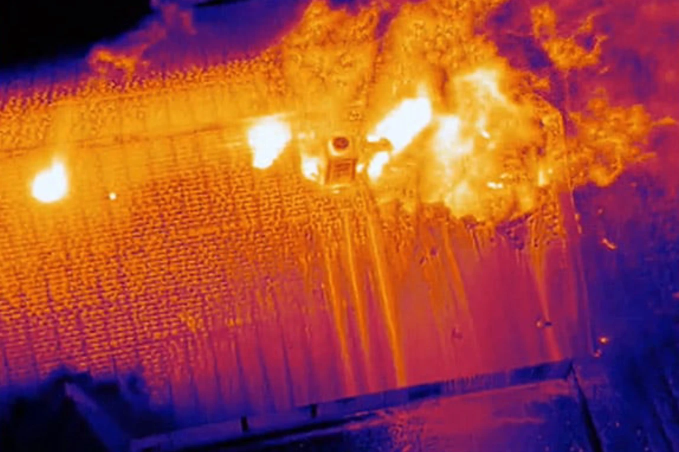
#> input picture Photos/1.jpg, 1357 x 904 px (shown at 1/2 size); its folder holds only this picture in this run
$ jupyter execute 'Image Processing.ipynb'
#> lines starting #> are read from the running program, lines starting #| are printed output that depends on the picture; after the words box and inside, x2 and y2 are one past the last pixel; in counts of white or black regions, pixels touching at a corner belong together
[cell 1]
import cv2
import numpy as np
import matplotlib.pyplot as plt
import os

def process_thermal_image(input_filename, threshold_value):
    """
    Process a thermal image through the complete pipeline:
    1. Load image
    2. Convert to grayscale
    3. CLAHE (Contrast Limited Adaptive Histogram Equalization)
    4. Gaussian Blur (noise reduction)
    5. Dynamic Thresholding
    6. Morphological Opening (noise cleanup)
    7. Contour detection
    8. Bounding box detection
    """
    # --- Step 1: Load Image ---
    image = cv2.imread(input_filename)
    if image is None:
        print(f"Error: Cannot load '{input_filename}'")
        return None

    image = cv2.resize(image, (640, 480))

    # --- Step 2: Convert to Grayscale ---
    gray = cv2.cvtColor(image, cv2.COLOR_BGR2GRAY)

    # --- Step 3: CLAHE (Contrast Limited Adaptive Histogram Equalization) ---
    clahe = cv2.createCLAHE(clipLimit=2.0, tileGridSize=(8, 8))
    equalized = clahe.apply(gray)

    # --- Step 4: Gaussian Blur (Noise Reduction) ---
    blurred = cv2.GaussianBlur(equalized, (15, 15), 0)

    # --- Step 5: Dynamic Thresholding ---
    _, thresh = cv2.threshold(blurred, threshold_value, 255, cv2.THRESH_BINARY)

    # --- Step 6: Morphological Opening (Noise Cleanup) ---
    kernel = cv2.getStructuringElement(cv2.MORPH_ELLIPSE, (5, 5))
    mask = cv2.morphologyEx(thresh, cv2.MORPH_OPEN, kernel)

    # --- Step 7: Contour Detection ---
    contours, _ = cv2.findContours(mask, cv2.RETR_EXTERNAL, cv2.CHAIN_APPROX_SIMPLE)

    # Filter contours by minimum area
    min_area = 300
    valid_contours = [cnt for cnt in contours if cv2.contourArea(cnt) >= min_area]
    boxes = [cv2.boundingRect(cnt) for cnt in valid_contours]

    # --- Step 8: Draw Contours and Bounding Boxes ---
    contour_display = np.zeros_like(image)
    cv2.drawContours(contour_display, valid_contours, -1, (0, 255, 0), 2)
    for x, y, w, h in boxes:
        cv2.rectangle(contour_display, (x, y), (x + w, y + h), (255, 0, 0), 1)

    # --- Final Result: Detection with Labels ---
    final_result = image.copy()
    for x, y, w, h in boxes:
        cv2.rectangle(final_result, (x, y), (x + w, y + h), (0, 255, 0), 2)
        cv2.putText(final_result, "FIRE / Human", (x, max(y - 8, 15)),
                   cv2.FONT_HERSHEY_SIMPLEX, 0.6, (0, 255, 0), 2, cv2.LINE_AA)

    # Convert all panels to RGB for matplotlib display
    panels = [
        cv2.cvtColor(image, cv2.COLOR_BGR2RGB),           # 1. Original
        cv2.cvtColor(gray, cv2.COLOR_GRAY2RGB),           # 2. Grayscale
        cv2.cvtColor(equalized, cv2.COLOR_GRAY2RGB),      # 3. CLAHE
        cv2.cvtColor(blurred, cv2.COLOR_GRAY2RGB),        # 4. Gaussian Blur
        cv2.cvtColor(thresh, cv2.COLOR_GRAY2RGB),         # 5. Threshold
        cv2.cvtColor(mask, cv2.COLOR_GRAY2RGB),           # 6. Morphological Opening
        cv2.cvtColor(contour_display, cv2.COLOR_BGR2RGB), # 7. Contours
        cv2.cvtColor(final_result, cv2.COLOR_BGR2RGB)     # 8. Final Detection
    ]

    return panels, os.path.basename(input_filename), len(boxes)


def main(threshold_ratio=0.65):
    """
    Main function to process all thermal images in the Photos directory.
    Uses dynamic thresholding based on global min-max values.
    """
#> called with threshold_ratio = 0.7
    photos_dir = "Photos"

    if not os.path.exists(photos_dir):
        print(f"Error: '{photos_dir}' directory not found")
        return

    valid_extensions = ('.jpg', '.jpeg', '.png', '.bmp')
    image_files = sorted([f for f in os.listdir(photos_dir)
                         if f.lower().endswith(valid_extensions)])

    if not image_files:
        print(f"No images found in '{photos_dir}'")
        return

    print("=" * 60)
    print("THERMAL IMAGE PROCESSING PIPELINE")
    print("=" * 60)
    print(f"\n📁 Source: {photos_dir}/")
    print(f"📷 Found {len(image_files)} images\n")

    all_mins, all_maxs = [], []
    for filename in image_files:
        img = cv2.imread(os.path.join(photos_dir, filename), cv2.IMREAD_GRAYSCALE)
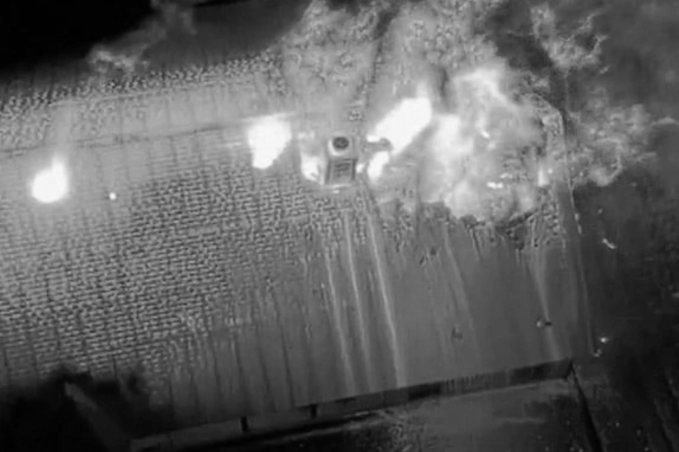
#> img: shape (904, 1357) (shown at 1/2 size); min 0, max 254, mean 97.9
        if img is not None:
            all_mins.append(np.min(img))
            all_maxs.append(np.max(img))

    global_min = min(all_mins)
#> global_min = 0
    global_max = max(all_maxs)
#> global_max = 254
    threshold_value = int(global_min + (global_max - global_min) * threshold_ratio)
#> threshold_value = 177

    print("📊 THRESHOLD CALCULATION:")
    print(f"   Global Min: {global_min}")
#|    Global Min: 0
    print(f"   Global Max: {global_max}")
#|    Global Max: 254
    print(f"   Threshold Ratio: {threshold_ratio * 100:.1f}%")
    print(f"   Calculated Threshold: {threshold_value}")
#|    Calculated Threshold: 177
    print("-" * 60)

    all_results = []
    total_detections = 0

    print("\n🔄 PROCESSING IMAGES:")
    for idx, filename in enumerate(image_files, 1):
        result = process_thermal_image(os.path.join(photos_dir, filename), threshold_value)
#> in process_thermal_image, image is the input picture: shape (904, 1357, 3); mean B, G, R 59.6, 73.6, 160
#> in process_thermal_image, `gray = cv2.cvtColor(image, cv2.COLOR_BGR2GRAY)`:
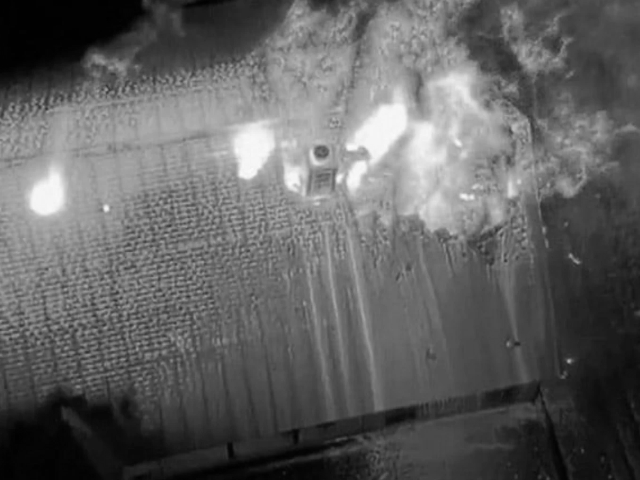
#> gray: shape (480, 640); min 0, max 251, mean 97.8
#> in process_thermal_image, `equalized = clahe.apply(gray)`:
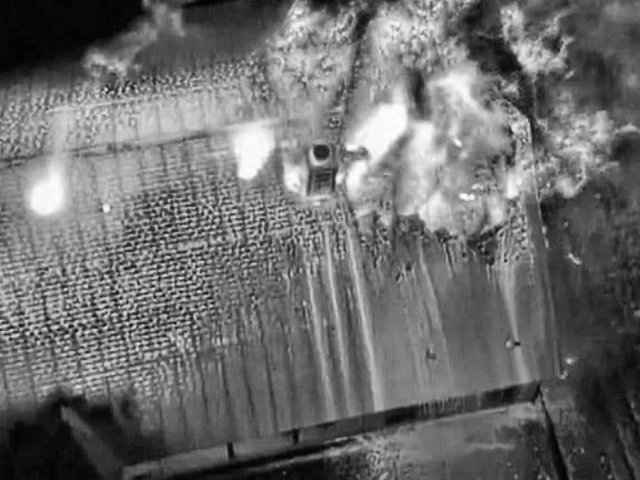
#> equalized: shape (480, 640); min 1, max 254, mean 109.1
#> in process_thermal_image, `blurred = cv2.GaussianBlur(equalized, (15, 15), 0)`:
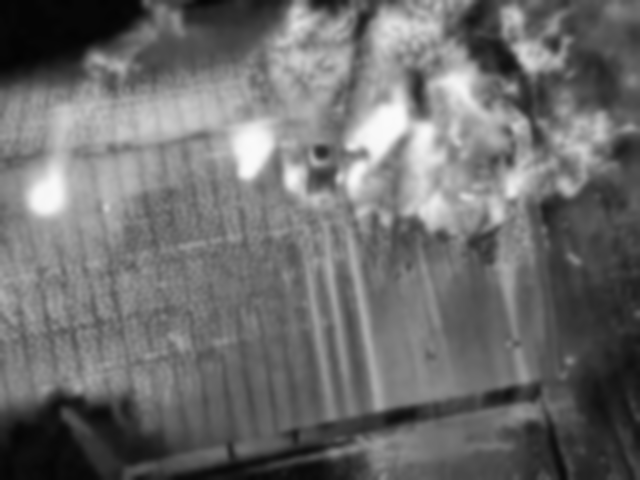
#> blurred: shape (480, 640); min 3, max 250, mean 109.1
#> in process_thermal_image, `_, thresh = cv2.threshold(blurred, threshold_value, 255, cv2.THRESH_BI..`:
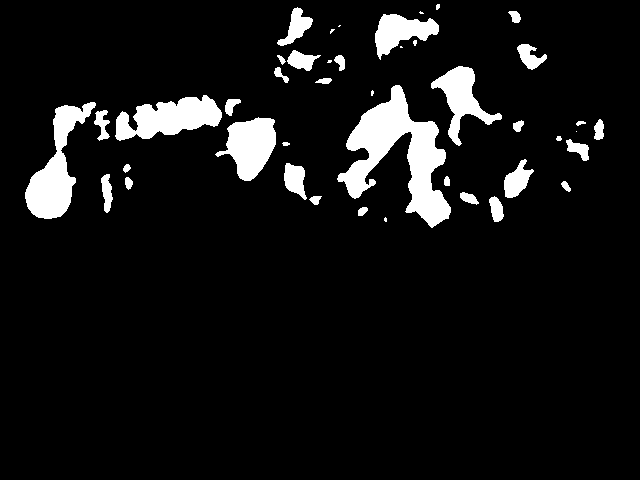
#> thresh: shape (480, 640); 7.7% white; 43 white regions (9 under 20 px), largest, box (x1, y1, x2, y2) and area: (337, 85, 451, 228) 6490, (25, 102, 96, 219) 3241, (115, 95, 222, 141) 2922
#> in process_thermal_image, `mask = cv2.morphologyEx(thresh, cv2.MORPH_OPEN, kernel)`:
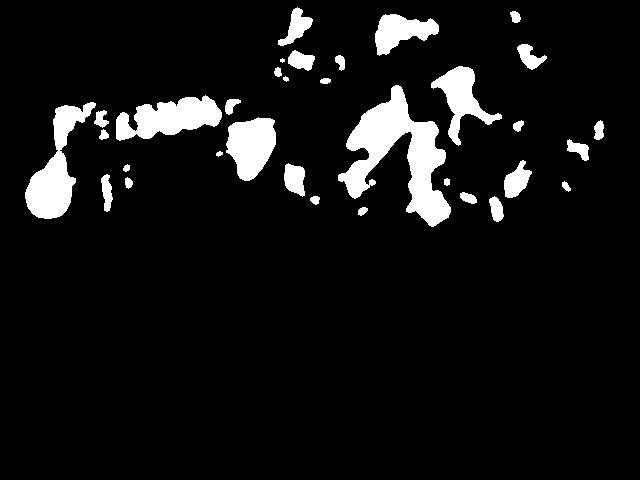
#> mask: shape (480, 640); 7.5% white; 33 white regions (1 under 20 px)
#> in process_thermal_image, `contours, _ = cv2.findContours(mask, cv2.RETR_EXTERNAL, cv2.CHAIN_APPR..`: contours = 33 contours, 3 with area under 20; largest, box (x1, y1, x2, y2) and area: (338, 85, 451, 227) 6183, (25, 102, 96, 219) 3068, (116, 95, 222, 141) 2755, (226, 117, 276, 181) 2184, (431, 66, 502, 146) 1821
#> in process_thermal_image, `valid_contours = [cnt for cnt in contours if cv2.contourArea(cnt) >= m..`: valid_contours = 11 contours; largest, box (x1, y1, x2, y2) and area: (338, 85, 451, 227) 6183, (25, 102, 96, 219) 3068, (116, 95, 222, 141) 2755, (226, 117, 276, 181) 2184, (431, 66, 502, 146) 1821
#> in process_thermal_image, `boxes = [cv2.boundingRect(cnt) for cnt in valid_contours]`: boxes = [(284, 163, 21, 34), (504, 160, 28, 38), (226, 117, 50, 64), (25, 102, 71, 117), (116, 95, 106, 46), (338, 85, 113, 142), (431, 66, 71, 80), (288, 50, 27, 21), (517, 44, 30, 26), (375, 14, 64, 42), (278, 7, 35, 39)]
#> in process_thermal_image, `cv2.drawContours(contour_display, valid_contours, -1, (0, 255, 0), 2)`:
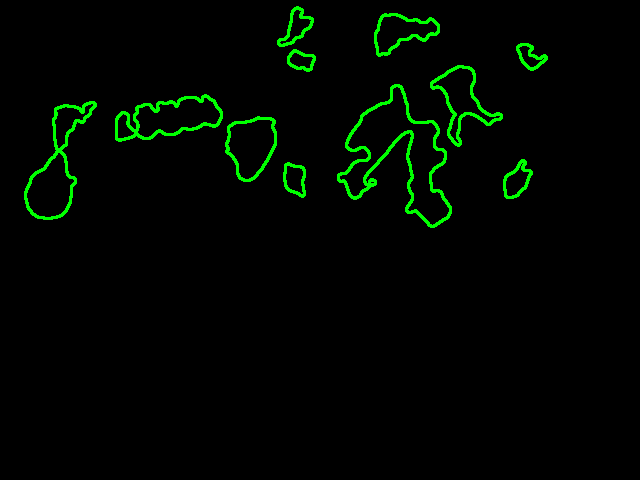
#> contour_display: shape (480, 640, 3); mean of channels 0, 1, 2 0, 6.9, 0; drawn as B, G, R
#> the loop in process_thermal_image, `for x, y, w, h in boxes:` made 11 passes
#> after the loop in process_thermal_image, `for x, y, w, h in boxes:`:
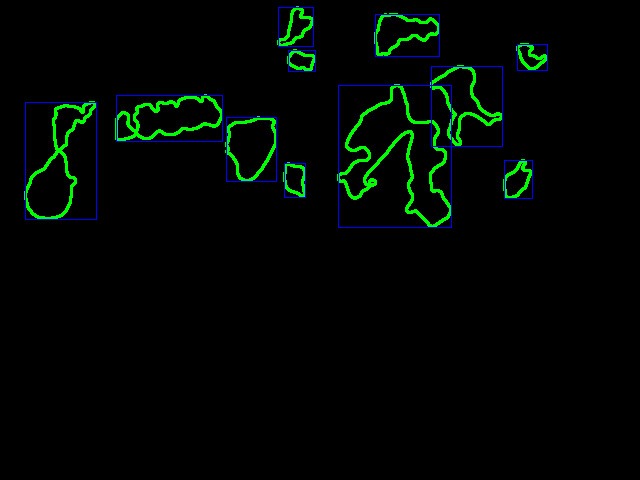
#> contour_display: shape (480, 640, 3); 0.82% of pixels changed, all inside (x1, y1, x2, y2) = (25, 7, 548, 228); drawn as B, G, R
#> after the loop in process_thermal_image, `for x, y, w, h in boxes:`:
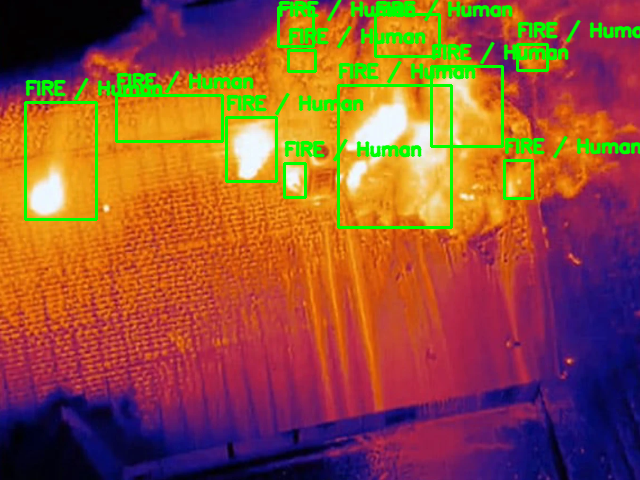
#> final_result: shape (480, 640, 3); mean B, G, R 57.1, 81.7, 147.4
        if result:
            panels, basename, detection_count = result
#> panels = 8 items; basename = '1.jpg'; detection_count = 11
            all_results.append((panels, basename))
            total_detections += detection_count
#> total_detections = 11
            status = f"✓ {detection_count} detection(s)" if detection_count > 0 else "○ No detection"
#> status = '✓ 11 detection(s)'
            print(f"   [{idx}/{len(image_files)}] {filename}: {status}")
#|    [1/1] 1.jpg: ✓ 11 detection(s)

    if not all_results:
        print("No images were processed successfully")
        return

    print("-" * 60)
    print(f"\n📈 SUMMARY:")
    print(f"   Processed: {len(all_results)} images")
#|    Processed: 1 images
    print(f"   Total Detections: {total_detections}")
#|    Total Detections: 11
    print("=" * 60)

    titles = [
        '1. Original',
        '2. Grayscale',
        '3. CLAHE',
        '4. Gaussian Blur',
        '5. Threshold',
        '6. Morph. Open',
        '7. Contours',
        '8. Final Detection'
    ]

    num_panels = len(titles)
    num_images = len(all_results)
#> num_images = 1

    fig, axes = plt.subplots(num_images, num_panels, figsize=(22, 3 * num_images))
    fig.suptitle(f'Thermal Image Processing Pipeline | Dynamic Threshold: {threshold_value} ({threshold_ratio*100:.1f}%)',
                 fontsize=16, fontweight='bold', y=1.02)

    if num_images == 1:
        axes = [axes]

    for row_idx, (panels, basename) in enumerate(all_results):
        for col_idx, (panel, title) in enumerate(zip(panels, titles)):
            ax = axes[row_idx][col_idx]
            ax.imshow(panel)

            if row_idx == 0:
                ax.set_title(title, fontsize=10, fontweight='bold')

            if col_idx == 0:
                ax.set_ylabel(basename, fontsize=9, rotation=0, labelpad=60, ha='right', va='center')

            ax.axis('off')
#> this loop made 1 pass
#> (row_idx, basename) on pass 1: (0, '1.jpg')

    plt.tight_layout()
    plt.subplots_adjust(top=0.95)
    plt.show()
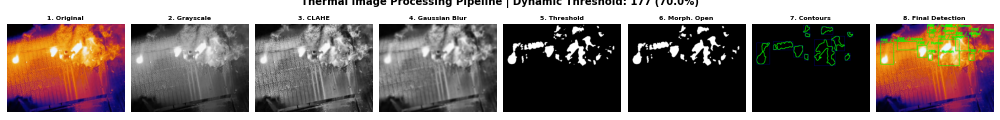
#> figure drawn by matplotlib, 8 panels

    print(f"\n✅ Visualization complete!")


if __name__ == "__main__":
    main(threshold_ratio=0.70)

$ run again, on Photos/4.jpg
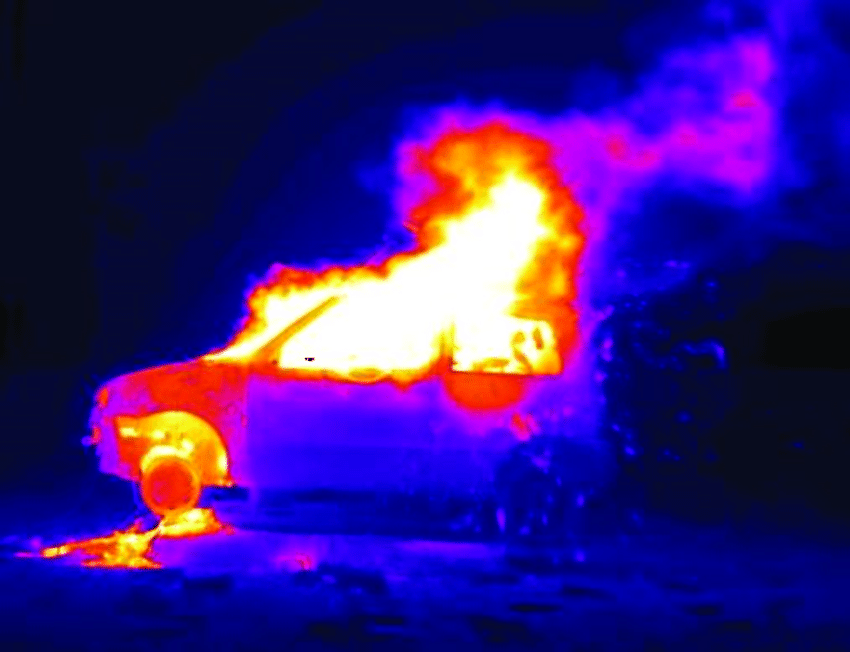
#> input picture Photos/4.jpg, 850 x 652 px
#> global_min = 0
#> global_max = 255
#> threshold_value = 178
#|    Global Min: 0
#|    Global Max: 255
#|    Calculated Threshold: 178
#> in process_thermal_image, image is the input picture: shape (652, 850, 3); mean B, G, R 122.1, 26.4, 56.2
#> image: shape (480, 640, 3)
#> thresh: shape (480, 640); 8% white; 7 white regions (1 under 20 px), largest, box (x1, y1, x2, y2) and area: (158, 108, 433, 277) 21406, (92, 304, 171, 352) 1794, (118, 374, 161, 394) 609, (80, 392, 115, 416) 535, (410, 196, 426, 218) 260, (37, 404, 49, 408) 28
#> mask: shape (480, 640); 8% white; 5 white regions
#> contours = 5 contours; box (x1, y1, x2, y2) and area: (161, 108, 433, 277) 20948, (93, 304, 171, 352) 1673, (119, 374, 160, 394) 556, (80, 392, 113, 416) 482, (410, 197, 426, 218) 228
#> valid_contours = 4 contours; box (x1, y1, x2, y2) and area: (161, 108, 433, 277) 20948, (93, 304, 171, 352) 1673, (119, 374, 160, 394) 556, (80, 392, 113, 416) 482
#> boxes = [(80, 392, 33, 24), (119, 374, 41, 20), (93, 304, 78, 48), (161, 108, 272, 169)]
#> the loop in process_thermal_image, `for x, y, w, h in boxes:` made 4 passes
#> after the loop in process_thermal_image, `for x, y, w, h in boxes:`:
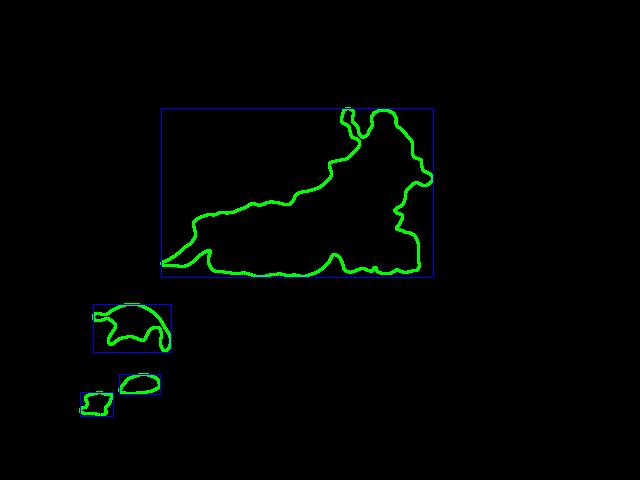
#> contour_display: shape (480, 640, 3); mean of channels 0, 1, 2 1.1, 3.7, 0; drawn as B, G, R
#> after the loop in process_thermal_image, `for x, y, w, h in boxes:`:
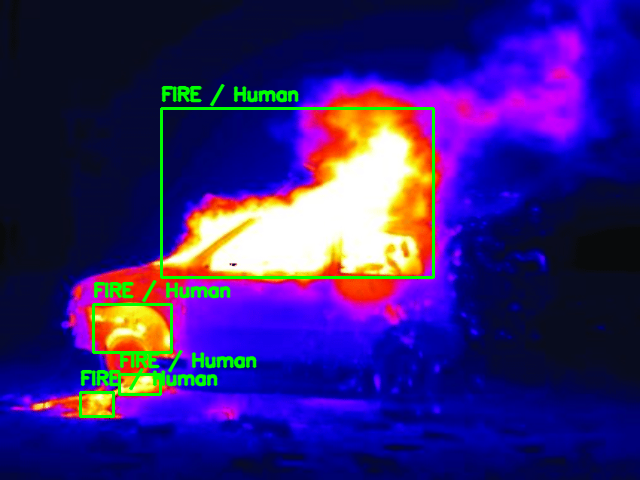
#> final_result: shape (480, 640, 3); mean B, G, R 119.3, 32.4, 52.5
#> in main, `panels, basename, detection_count = result`: panels = 8 items; basename = '4.jpg'; detection_count = 4
#> status = '✓ 4 detection(s)'
#|    [1/1] 4.jpg: ✓ 4 detection(s)
#|    Processed: 1 images
#|    Total Detections: 4
#> num_images = 1
#> the loop in main, `for row_idx, (panels, basename) in enumerate(all_results):` made 1 pass
#> (row_idx, basename) on pass 1: (0, '4.jpg')

$ run again, on Photos/6.jpg
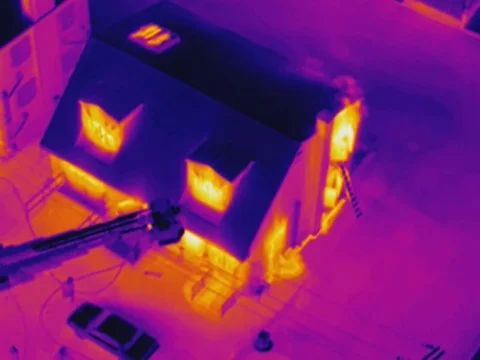
#> input picture Photos/6.jpg, 480 x 360 px
#> global_min = 8
#> global_max = 235
#> threshold_value = 166
#|    Global Min: 8
#|    Global Max: 235
#|    Calculated Threshold: 166
#> in process_thermal_image, image is the input picture: shape (360, 480, 3); mean B, G, R 112.1, 30.1, 122.1
#> image: shape (480, 640, 3)
#> thresh: shape (480, 640); 6% white; 19 white regions (1 under 20 px), largest, box (x1, y1, x2, y2) and area: (69, 210, 196, 286) 2444, (354, 292, 402, 375) 2216, (225, 308, 326, 371) 2216
#> mask: shape (480, 640); 5.9% white; 16 white regions
#> contours = 16 contours, 1 with area under 20; largest, box (x1, y1, x2, y2) and area: (69, 210, 195, 286) 2294, (354, 292, 402, 375) 2094, (226, 308, 325, 370) 2073, (252, 222, 306, 278) 1870, (441, 142, 476, 214) 1788
#> valid_contours = 12 contours; largest, box (x1, y1, x2, y2) and area: (69, 210, 195, 286) 2294, (354, 292, 402, 375) 2094, (226, 308, 325, 370) 2073, (252, 222, 306, 278) 1870, (441, 142, 476, 214) 1788
#> boxes = [(112, 455, 42, 25), (261, 362, 47, 46), (190, 341, 38, 19), (100, 332, 47, 30), (226, 308, 99, 62), (354, 292, 48, 83), (56, 276, 57, 36), (429, 225, 28, 82), (252, 222, 54, 56), (69, 210, 126, 76), (112, 144, 48, 56), (441, 142, 35, 72)]
#> the loop in process_thermal_image, `for x, y, w, h in boxes:` made 12 passes
#> after the loop in process_thermal_image, `for x, y, w, h in boxes:`:
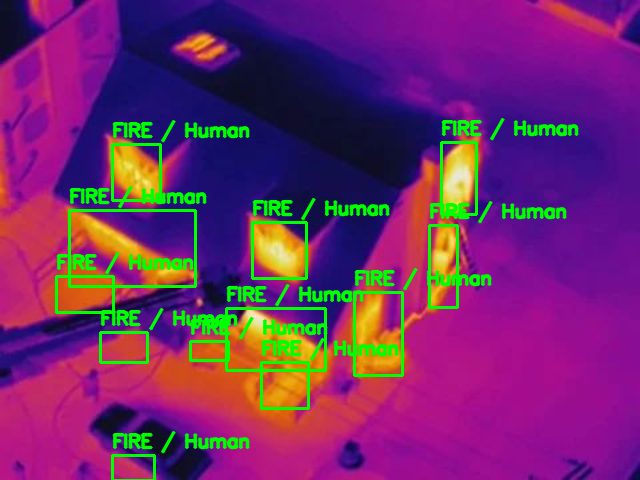
#> final_result: shape (480, 640, 3); mean B, G, R 106.3, 43.1, 113.5
#> in main, `panels, basename, detection_count = result`: panels = 8 items; basename = '6.jpg'; detection_count = 12
#> status = '✓ 12 detection(s)'
#|    [1/1] 6.jpg: ✓ 12 detection(s)
#|    Processed: 1 images
#|    Total Detections: 12
#> num_images = 1
#> the loop in main, `for row_idx, (panels, basename) in enumerate(all_results):` made 1 pass
#> (row_idx, basename) on pass 1: (0, '6.jpg')
